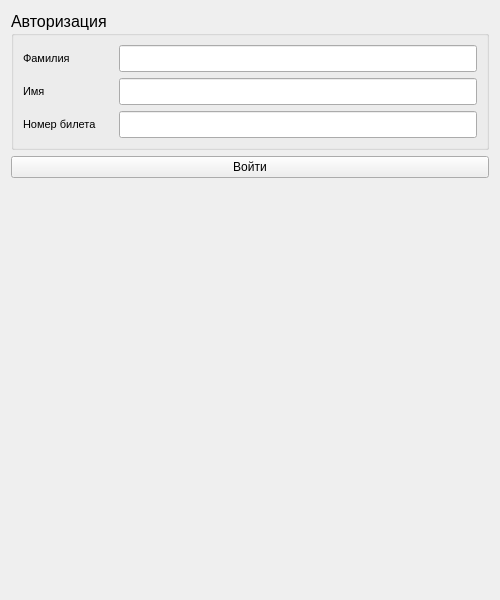
<?xml version="1.0" encoding="UTF-8"?>
<ui version="4.0">
 <class>Form</class>
 <widget class="QWidget" name="Form">
  <property name="geometry">
   <rect>
    <x>0</x>
    <y>0</y>
    <width>500</width>
    <height>600</height>
   </rect>
  </property>
  <property name="minimumSize">
   <size>
    <width>500</width>
    <height>600</height>
   </size>
  </property>
  <property name="maximumSize">
   <size>
    <width>500</width>
    <height>600</height>
   </size>
  </property>
  <property name="windowTitle">
   <string>Form</string>
  </property>
  <layout class="QVBoxLayout" name="verticalLayout_2">
   <item>
    <widget class="QGroupBox" name="groupBox">
     <property name="font">
      <font>
       <pointsize>12</pointsize>
      </font>
     </property>
     <property name="title">
      <string>Авторизация</string>
     </property>
     <layout class="QVBoxLayout" name="verticalLayout">
      <item>
       <layout class="QHBoxLayout" name="horizontalLayout">
        <item>
         <widget class="QLabel" name="label_Surname">
          <property name="minimumSize">
           <size>
            <width>90</width>
            <height>0</height>
           </size>
          </property>
          <property name="font">
           <font>
            <pointsize>8</pointsize>
           </font>
          </property>
          <property name="text">
           <string>Фамилия</string>
          </property>
         </widget>
        </item>
        <item>
         <widget class="QLineEdit" name="lineEdit_Surname"/>
        </item>
       </layout>
      </item>
      <item>
       <layout class="QHBoxLayout" name="horizontalLayout_2">
        <item>
         <widget class="QLabel" name="label_Name">
          <property name="minimumSize">
           <size>
            <width>90</width>
            <height>0</height>
           </size>
          </property>
          <property name="font">
           <font>
            <pointsize>8</pointsize>
           </font>
          </property>
          <property name="text">
           <string>Имя</string>
          </property>
         </widget>
        </item>
        <item>
         <widget class="QLineEdit" name="lineEdit_Name"/>
        </item>
       </layout>
      </item>
      <item>
       <layout class="QHBoxLayout" name="horizontalLayout_3">
        <item>
         <widget class="QLabel" name="label_member_number">
          <property name="minimumSize">
           <size>
            <width>90</width>
            <height>0</height>
           </size>
          </property>
          <property name="font">
           <font>
            <pointsize>8</pointsize>
           </font>
          </property>
          <property name="text">
           <string>Номер билета</string>
          </property>
         </widget>
        </item>
        <item>
         <widget class="QLineEdit" name="lineEdit_member_number"/>
        </item>
       </layout>
      </item>
     </layout>
    </widget>
   </item>
   <item>
    <widget class="QPushButton" name="pushButton_Enter">
     <property name="text">
      <string>Войти</string>
     </property>
    </widget>
   </item>
   <item>
    <spacer name="verticalSpacer">
     <property name="orientation">
      <enum>Qt::Vertical</enum>
     </property>
     <property name="sizeHint" stdset="0">
      <size>
       <width>20</width>
       <height>375</height>
      </size>
     </property>
    </spacer>
   </item>
  </layout>
 </widget>
 <resources/>
 <connections/>
</ui>
